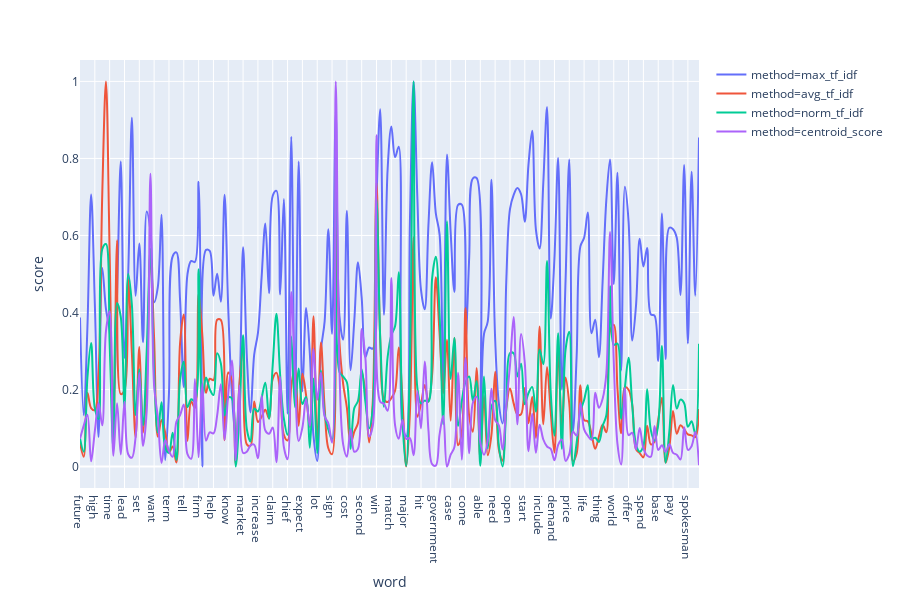

The cell this chart's notebook holds for it:
### Code cell
fig = px.line(df, x="word", y="score", color="method", line_group="method", 
              hover_name="method", line_shape="spline", render_mode="svg")
fig.show()

### Figure 1 — Plotly figure (JSON) as saved in the notebook; plotly's stock layout.template omitted (floating-point values rounded to 4 significant figures; data arrays with more than 128 entries replaced by an {"elided": "..."} marker saying what was removed)
{"data": [{"hoverlabel": {"namelength": 0}, "hovertemplate": "<b>%{hovertext}</b><br><br>method=max_tf_idf<br>word=%{x}<br>score=%{y}", "hovertext": {"elided": "168 str values"}, "legendgroup": "method=max_tf_idf", "line": {"color": "#636efa", "dash": "solid", "shape": "spline"}, "mode": "lines", "name": "method=max_tf_idf", "showlegend": true, "type": "scatter", "x": {"elided": "168 str values"}, "xaxis": "x", "y": {"elided": "168 float values"}, "yaxis": "y"}, {"hoverlabel": {"namelength": 0}, "hovertemplate": "<b>%{hovertext}</b><br><br>method=avg_tf_idf<br>word=%{x}<br>score=%{y}", "hovertext": {"elided": "168 str values"}, "legendgroup": "method=avg_tf_idf", "line": {"color": "#EF553B", "dash": "solid", "shape": "spline"}, "mode": "lines", "name": "method=avg_tf_idf", "showlegend": true, "type": "scatter", "x": {"elided": "168 str values"}, "xaxis": "x", "y": {"elided": "168 float values"}, "yaxis": "y"}, {"hoverlabel": {"namelength": 0}, "hovertemplate": "<b>%{hovertext}</b><br><br>method=norm_tf_idf<br>word=%{x}<br>score=%{y}", "hovertext": {"elided": "168 str values"}, "legendgroup": "method=norm_tf_idf", "line": {"color": "#00cc96", "dash": "solid", "shape": "spline"}, "mode": "lines", "name": "method=norm_tf_idf", "showlegend": true, "type": "scatter", "x": {"elided": "168 str values"}, "xaxis": "x", "y": {"elided": "168 float values"}, "yaxis": "y"}, {"hoverlabel": {"namelength": 0}, "hovertemplate": "<b>%{hovertext}</b><br><br>method=centroid_score<br>word=%{x}<br>score=%{y}", "hovertext": {"elided": "168 str values"}, "legendgroup": "method=centroid_score", "line": {"color": "#ab63fa", "dash": "solid", "shape": "spline"}, "mode": "lines", "name": "method=centroid_score", "showlegend": true, "type": "scatter", "x": {"elided": "168 str values"}, "xaxis": "x", "y": {"elided": "168 float values"}, "yaxis": "y"}], "layout": {"height": 600, "legend": {"tracegroupgap": 0}, "margin": {"t": 60}, "xaxis": {"anchor": "y", "domain": [0, 1], "title": {"text": "word"}}, "yaxis": {"anchor": "x", "domain": [0, 1], "title": {"text": "score"}}}}
